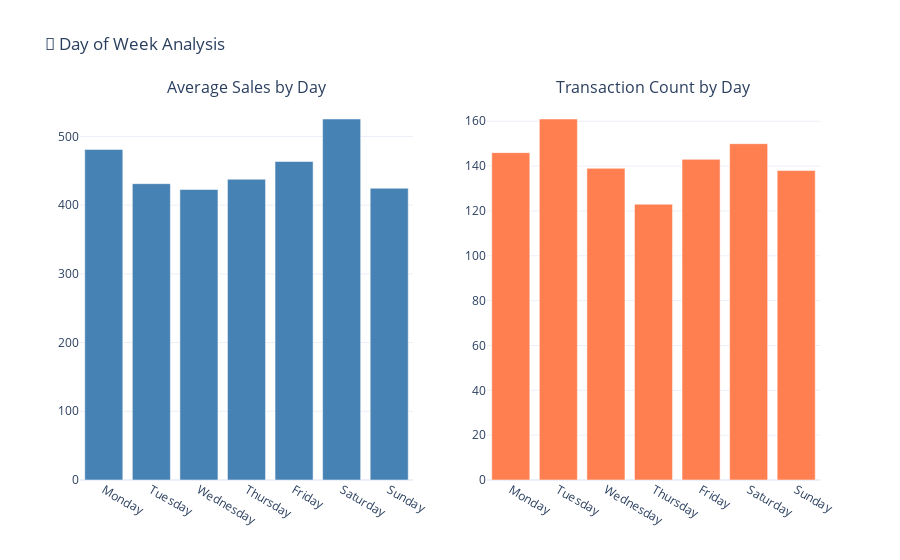

The notebook cell saved with this chart:
### Code cell
# Day of Week Analysis (Interactive)

dow_data = df.groupby(['DayName', 'DayOfWeek'])['Total Amount'].agg(['sum', 'mean', 'count']).reset_index()
dow_data.columns = ['DayName', 'DayOfWeek', 'Total_Sales', 'Avg_Sales', 'Transaction_Count']
dow_data = dow_data.sort_values('DayOfWeek')

fig_dow = make_subplots(
    rows=1, cols=2,
    subplot_titles=('Average Sales by Day', 'Transaction Count by Day'),
    specs=[[{"type": "bar"}, {"type": "bar"}]]
)

fig_dow.add_trace(
    go.Bar(x=dow_data['DayName'], y=dow_data['Avg_Sales'], name='Avg Sales',
           marker_color='steelblue'),
    row=1, col=1
)

fig_dow.add_trace(
    go.Bar(x=dow_data['DayName'], y=dow_data['Transaction_Count'], name='Transactions',
           marker_color='coral'),
    row=1, col=2
)

fig_dow.update_layout(
    title_text='📅 Day of Week Analysis',
    template='plotly_white',
    height=400,
    showlegend=False
)

fig_dow.show()

### Figure 1 — Plotly figure (JSON) as saved in the notebook; plotly's stock layout.template omitted (floating-point values rounded to 4 significant figures)
{"data": [{"marker": {"color": "steelblue"}, "name": "Avg Sales", "type": "bar", "x": ["Monday", "Tuesday", "Wednesday", "Thursday", "Friday", "Saturday", "Sunday"], "xaxis": "x", "y": [481.2, 431.3, 422.8, 437.7, 463.6, 525.4, 424.6], "yaxis": "y"}, {"marker": {"color": "coral"}, "name": "Transactions", "type": "bar", "x": ["Monday", "Tuesday", "Wednesday", "Thursday", "Friday", "Saturday", "Sunday"], "xaxis": "x2", "y": [146, 161, 139, 123, 143, 150, 138], "yaxis": "y2"}], "layout": {"annotations": [{"font": {"size": 16}, "showarrow": false, "text": "Average Sales by Day", "x": 0.225, "xanchor": "center", "xref": "paper", "y": 1, "yanchor": "bottom", "yref": "paper"}, {"font": {"size": 16}, "showarrow": false, "text": "Transaction Count by Day", "x": 0.775, "xanchor": "center", "xref": "paper", "y": 1, "yanchor": "bottom", "yref": "paper"}], "autosize": true, "showlegend": false, "title": {"text": "📅 Day of Week Analysis"}, "xaxis": {"anchor": "y", "autorange": true, "domain": [0, 0.45], "range": [-0.5, 6.5], "type": "category"}, "xaxis2": {"anchor": "y2", "autorange": true, "domain": [0.55, 1], "range": [-0.5, 6.5], "type": "category"}, "yaxis": {"anchor": "x", "autorange": true, "domain": [0, 1], "range": [0, 553.1], "type": "linear"}, "yaxis2": {"anchor": "x2", "autorange": true, "domain": [0, 1], "range": [0, 169.5], "type": "linear"}}}
